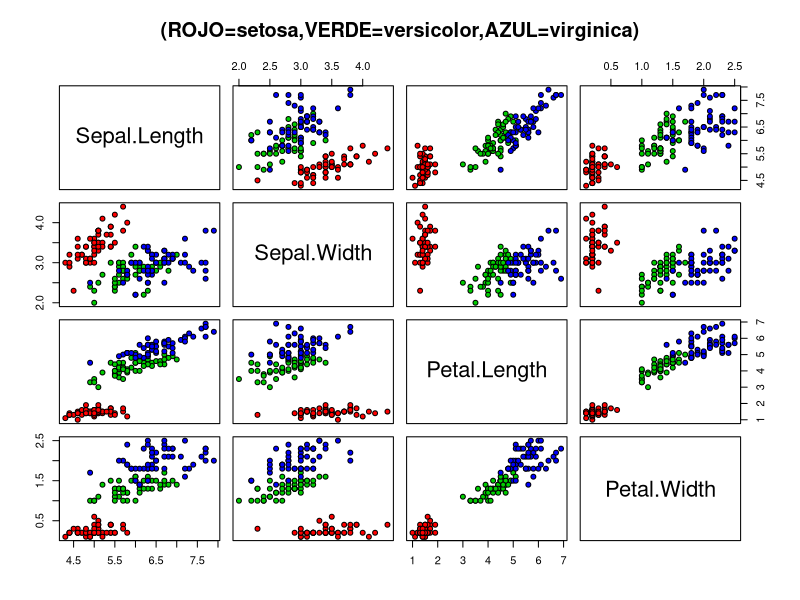
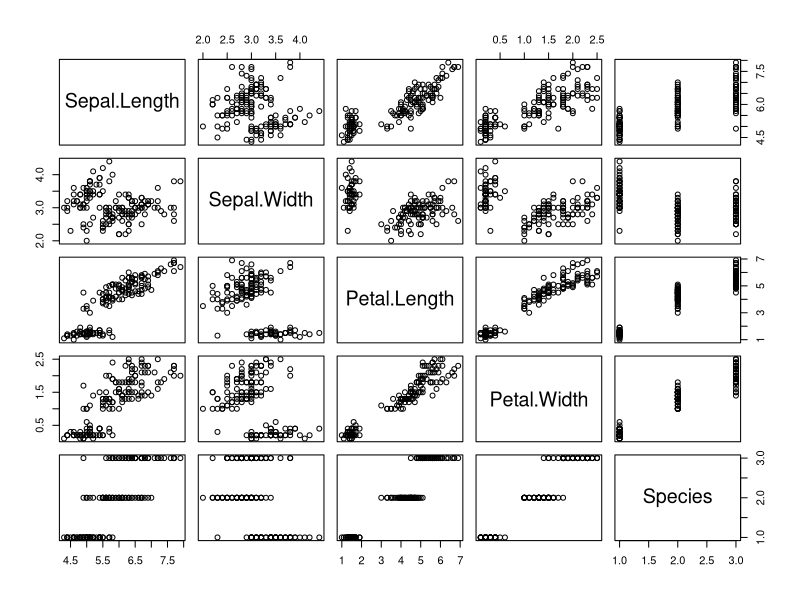

Source code (R) for these figures, in order:
library(datasets)
data(iris)
summary(iris)

pairs(iris[1:4],main="(ROJO=setosa,VERDE=versicolor,AZUL=virginica)",
      pch=21,  bg=c("red","green3","blue")[unclass(iris$Species)])
plot(iris)

